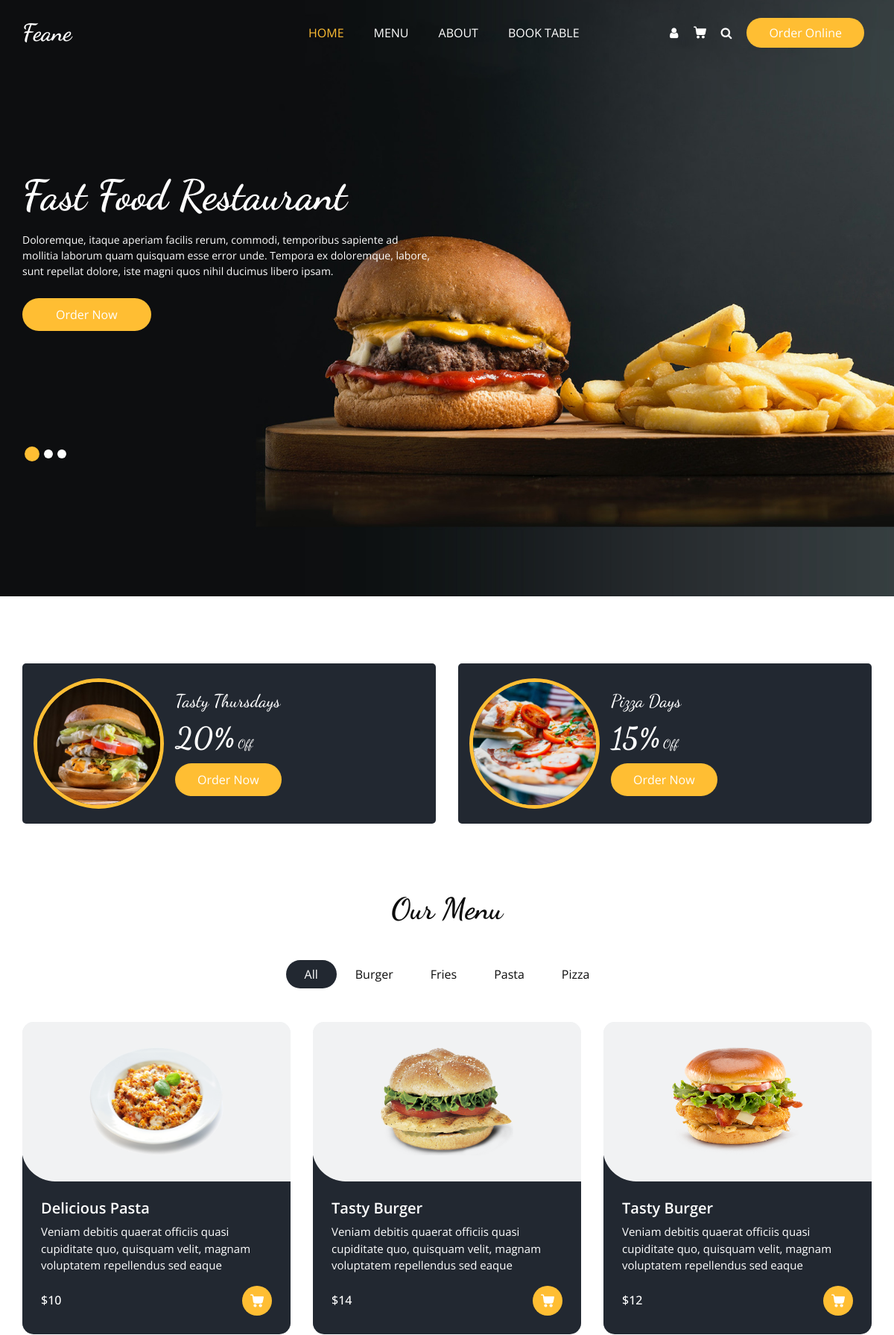
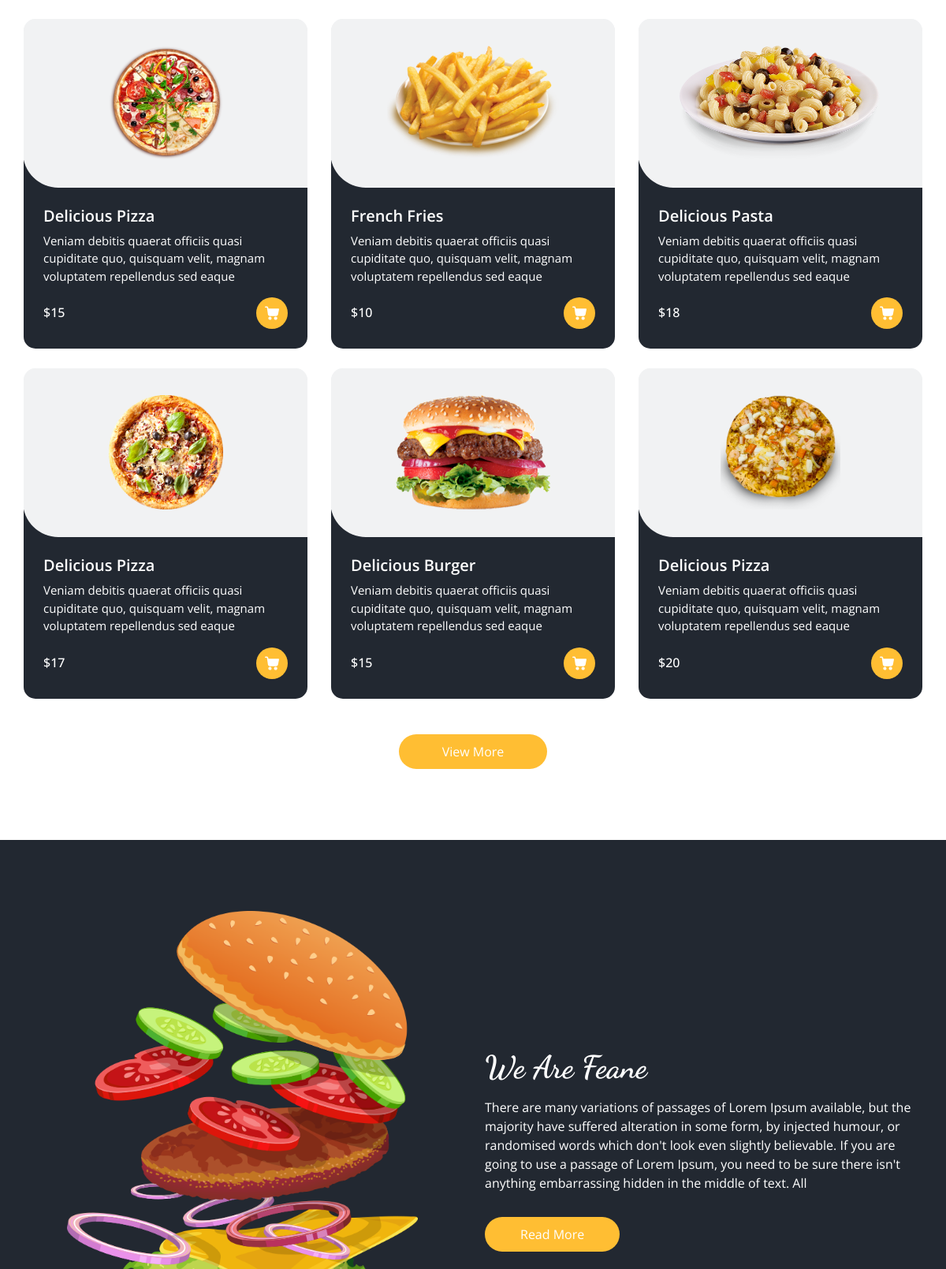
The page / (upper part) on the database its author committed (2 pictures, top to bottom).
### tables this page shows
CREATE TABLE IF NOT EXISTS categories (
  id         INT AUTO_INCREMENT PRIMARY KEY,
  name       VARCHAR(80)  NOT NULL,
  slug       VARCHAR(80)  NOT NULL UNIQUE,
  created_at TIMESTAMP DEFAULT CURRENT_TIMESTAMP
);

CREATE TABLE IF NOT EXISTS menu_items (
  id          INT AUTO_INCREMENT PRIMARY KEY,
  category_id INT NOT NULL,
  name        VARCHAR(120) NOT NULL,
  description TEXT,
  price       DECIMAL(10,2) NOT NULL DEFAULT 0,
  image       VARCHAR(255),                        
  created_at  TIMESTAMP DEFAULT CURRENT_TIMESTAMP,
  CONSTRAINT fk_menu_category
    FOREIGN KEY (category_id) REFERENCES categories(id)
    ON DELETE CASCADE ON UPDATE CASCADE
);

### config/database.php (called while the page is built)
<?php
function getDB(): PDO
{
    static $pdo = null;
    if ($pdo !== null) {
        return $pdo;
    }
    $host = getenv('DATABASE_HOST') ?: '127.0.0.1';
    $port = getenv('DATABASE_PORT') ?: '3306';
    $name = getenv('DATABASE_NAME') ?: 'feane';
    $user = getenv('DATABASE_USER') ?: 'root';
    $pass = getenv('DATABASE_PASSWORD');
    if ($pass === false) {
        $pass = '';
    }
    $dsn = "mysql:host=$host;port=$port;dbname=$name;charset=utf8mb4";
    try {
        $pdo = new PDO($dsn, $user, $pass, [
            PDO::ATTR_ERRMODE            => PDO::ERRMODE_EXCEPTION,
            PDO::ATTR_DEFAULT_FETCH_MODE => PDO::FETCH_ASSOC,
            PDO::ATTR_EMULATE_PREPARES   => false,
        ]);
    } catch (PDOException $e) {
        http_response_code(500);
        die('Koneksi database gagal: ' . htmlspecialchars($e->getMessage()));
    }
    return $pdo;
}

### includes/functions.php (called while the page is built, shortened)
<?php
require_once __DIR__ . '/../config/database.php';
function e(?string $value): string
{
    return htmlspecialchars($value ?? '', ENT_QUOTES, 'UTF-8');
}
function getCategories(): array
{
    return getDB()->query('SELECT * FROM categories ORDER BY name ASC')->fetchAll();
}
function getMenuItems(?string $categorySlug = null): array
{
    $sql = 'SELECT m.*, c.slug AS category_slug, c.name AS category_name
            FROM menu_items m
            JOIN categories c ON c.id = m.category_id';
    $params = [];
    $sql .= ' ORDER BY m.created_at DESC, m.id DESC';
    $stmt = getDB()->prepare($sql);
    $stmt->execute($params);
    return $stmt->fetchAll();
}

### includes/menu_card.php (the view, shortened to what this page needs)
<div class="col-sm-6 col-lg-4 all <?= e($item['category_slug']) ?>">
  <div class="box">
    <div>
      <div class="img-box">
        <img src="<?= e($item['image']) ?>" alt="<?= e($item['name']) ?>">
      </div>
      <div class="detail-box">
        <h5><?= e($item['name']) ?></h5>
        <p><?= e($item['description']) ?></p>
        <div class="options">
          <h6>$<?= number_format((float)$item['price'], 0) ?></h6>
          <a href="#">
          </a>
        </div>
      </div>
    </div>
  </div>
</div>

### includes/header.php (shortened to what this page needs)
<?php
require_once __DIR__ . '/functions.php';
$active      = $active      ?? '';
$show_slider = $show_slider ?? false;
function navActive(string $name, string $active): string
{
    return $name === $active ? ' active' : '';
}
?>
<!DOCTYPE html>
<html>
<head>
  <link rel="stylesheet" type="text/css" href="css/bootstrap.css" />
  <link rel="stylesheet" type="text/css" href="https://cdnjs.cloudflare.com/ajax/libs/OwlCarousel2/2.3.4/assets/owl.carousel.min.css" />
  <link rel="stylesheet" href="https://cdnjs.cloudflare.com/ajax/libs/jquery-nice-select/1.1.0/css/nice-select.min.css" />
  <link href="css/font-awesome.min.css" rel="stylesheet" />
  <link href="css/style.css" rel="stylesheet" />
  <link href="css/responsive.css" rel="stylesheet" />
</head>
<body class="<?= $show_slider ? '' : 'sub_page' ?>">
  <div class="hero_area">
    <div class="bg-box">
      <img src="images/hero-bg.jpg" alt="">
    </div>
    <header class="header_section">
      <div class="container">
        <nav class="navbar navbar-expand-lg custom_nav-container ">
          <a class="navbar-brand" href="index.php">
            <span>
              Feane
            </span>
          </a>
          <div class="collapse navbar-collapse" id="navbarSupportedContent">
            <ul class="navbar-nav  mx-auto ">
              <li class="nav-item<?= navActive('home', $active) ?>">
                <a class="nav-link" href="index.php">Home <?php if ($active === 'home'): ?><span class="sr-only">(current)</span><?php endif; ?></a>
              </li>
              <li class="nav-item<?= navActive('menu', $active) ?>">
                <a class="nav-link" href="menu.php">Menu <?php if ($active === 'menu'): ?><span class="sr-only">(current)</span><?php endif; ?></a>
              </li>
              <li class="nav-item<?= navActive('about', $active) ?>">
                <a class="nav-link" href="about.php">About</a>
              </li>
              <li class="nav-item<?= navActive('book', $active) ?>">
                <a class="nav-link" href="book.php">Book Table</a>
              </li>
            </ul>
            <div class="user_option">
              <a href="admin/admin.php" class="user_link">
                <i class="fa fa-user" aria-hidden="true"></i>
              </a>
              <a class="cart_link" href="#">
              </a>
              <form class="form-inline">
                <button class="btn  my-2 my-sm-0 nav_search-btn" type="submit">
                  <i class="fa fa-search" aria-hidden="true"></i>
                </button>
              </form>
              <a href="menu.php" class="order_online">
                Order Online
              </a>
            </div>
          </div>
        </nav>
      </div>
    </header>
<?php if ($show_slider): ?>
    <section class="slider_section ">
      <div id="customCarousel1" class="carousel slide" data-ride="carousel">
        <div class="carousel-inner">
          <div class="carousel-item active">
            <div class="container ">
              <div class="row">
                <div class="col-md-7 col-lg-6 ">
                  <div class="detail-box">
                    <h1>Fast Food Restaurant</h1>
                    <p>Doloremque, itaque aperiam facilis rerum, commodi, temporibus sapiente ad mollitia laborum quam quisquam esse error unde. Tempora ex doloremque, labore, sunt repellat dolore, iste magni quos nihil ducimus libero ipsam.</p>
                    <div class="btn-box">
                      <a href="menu.php" class="btn1">Order Now</a>
                    </div>
                  </div>
                </div>
              </div>
            </div>
          </div>
        </div>
        <div class="container">
          <ol class="carousel-indicators">
            <li data-target="#customCarousel1" data-slide-to="0" class="active"></li>
            <li data-target="#customCarousel1" data-slide-to="1"></li>
            <li data-target="#customCarousel1" data-slide-to="2"></li>
          </ol>
        </div>
      </div>
    </section>
<?php endif; ?>
  </div>

### index.php (shortened to what this page needs)
<?php
require_once __DIR__ . '/includes/functions.php';
$categories = getCategories();
$items      = getMenuItems();
$active = 'home';
$show_slider = true;
require __DIR__ . '/includes/header.php';
?>
  <section class="offer_section layout_padding-bottom">
    <div class="offer_container">
      <div class="container ">
        <div class="row">
          <div class="col-md-6  ">
            <div class="box ">
              <div class="img-box">
                <img src="images/o1.jpg" alt="">
              </div>
              <div class="detail-box">
                <h5>Tasty Thursdays</h5>
                <h6><span>20%</span> Off</h6>
                <a href="menu.php">Order Now</a>
              </div>
            </div>
          </div>
          <div class="col-md-6  ">
            <div class="box ">
              <div class="img-box">
                <img src="images/o2.jpg" alt="">
              </div>
              <div class="detail-box">
                <h5>Pizza Days</h5>
                <h6><span>15%</span> Off</h6>
                <a href="menu.php">Order Now</a>
              </div>
            </div>
          </div>
        </div>
      </div>
    </div>
  </section>
  <section class="food_section layout_padding-bottom">
    <div class="container">
      <div class="heading_container heading_center">
        <h2>Our Menu</h2>
      </div>
      <ul class="filters_menu">
        <li class="active" data-filter="*">All</li>
        <?php foreach ($categories as $cat): ?>
          <li data-filter=".<?= e($cat['slug']) ?>"><?= e($cat['name']) ?></li>
        <?php endforeach; ?>
      </ul>
      <div class="filters-content">
        <div class="row grid">
          <?php if (empty($items)): ?>
            <div class="col-12 text-center"><p>Belum ada menu.</p></div>
          <?php else: ?>
            <?php foreach ($items as $item): ?>
              <?php require __DIR__ . '/includes/menu_card.php'; ?>
            <?php endforeach; ?>
          <?php endif; ?>
        </div>
      </div>
      <div class="btn-box">
        <a href="menu.php">View More</a>
      </div>
    </div>
  </section>
  <section class="about_section layout_padding">
    <div class="container  ">
      <div class="row">
        <div class="col-md-6 ">
          <div class="img-box">
            <img src="images/about-img.png" alt="">
          </div>
        </div>
        <div class="col-md-6">
          <div class="detail-box">
            <div class="heading_container">
              <h2>We Are Feane</h2>
            </div>
            <p>
              There are many variations of passages of Lorem Ipsum available, but the majority have suffered alteration
              in some form, by injected humour, or randomised words which don't look even slightly believable. If you
              are going to use a passage of Lorem Ipsum, you need to be sure there isn't anything embarrassing hidden in
              the middle of text. All
            </p>
            <a href="about.php">Read More</a>
          </div>
        </div>
      </div>
    </div>
  </section>
<?php require __DIR__ . '/includes/footer.php'; ?>

### includes/footer.php (shortened to what this page needs)
</body>
</html>

### css/responsive.css (style rules this page uses)
@media (min-width: 1200px) { .container { max-width: 1170px; } }

### rows shown on the page
categories: name "Burger"
categories: name "Fries"
categories: name "Pasta"
categories: name "Pizza"
menu_items: image (picture), name "Delicious Pasta", description "Veniam debitis quaerat officiis quasi cupiditate quo, quisquam velit, magnam voluptatem repellendus sed eaque", price "10"
menu_items: image (picture), name "Tasty Burger", description "Veniam debitis quaerat officiis quasi cupiditate quo, quisquam velit, magnam voluptatem repellendus sed eaque", price "14"
menu_items: image (picture), name "Tasty Burger", description "Veniam debitis quaerat officiis quasi cupiditate quo, quisquam velit, magnam voluptatem repellendus sed eaque", price "12"
menu_items: image (picture), name "Delicious Pizza", description "Veniam debitis quaerat officiis quasi cupiditate quo, quisquam velit, magnam voluptatem repellendus sed eaque", price "15"
menu_items: image (picture), name "French Fries", description "Veniam debitis quaerat officiis quasi cupiditate quo, quisquam velit, magnam voluptatem repellendus sed eaque", price "10"
menu_items: image (picture), name "Delicious Pasta", description "Veniam debitis quaerat officiis quasi cupiditate quo, quisquam velit, magnam voluptatem repellendus sed eaque", price "18"
menu_items: image (picture), name "Delicious Pizza", description "Veniam debitis quaerat officiis quasi cupiditate quo, quisquam velit, magnam voluptatem repellendus sed eaque", price "17"
menu_items: image (picture), name "Delicious Burger", description "Veniam debitis quaerat officiis quasi cupiditate quo, quisquam velit, magnam voluptatem repellendus sed eaque", price "15"
menu_items: image (picture), name "Delicious Pizza", description "Veniam debitis quaerat officiis quasi cupiditate quo, quisquam velit, magnam voluptatem repellendus sed eaque", price "20"
